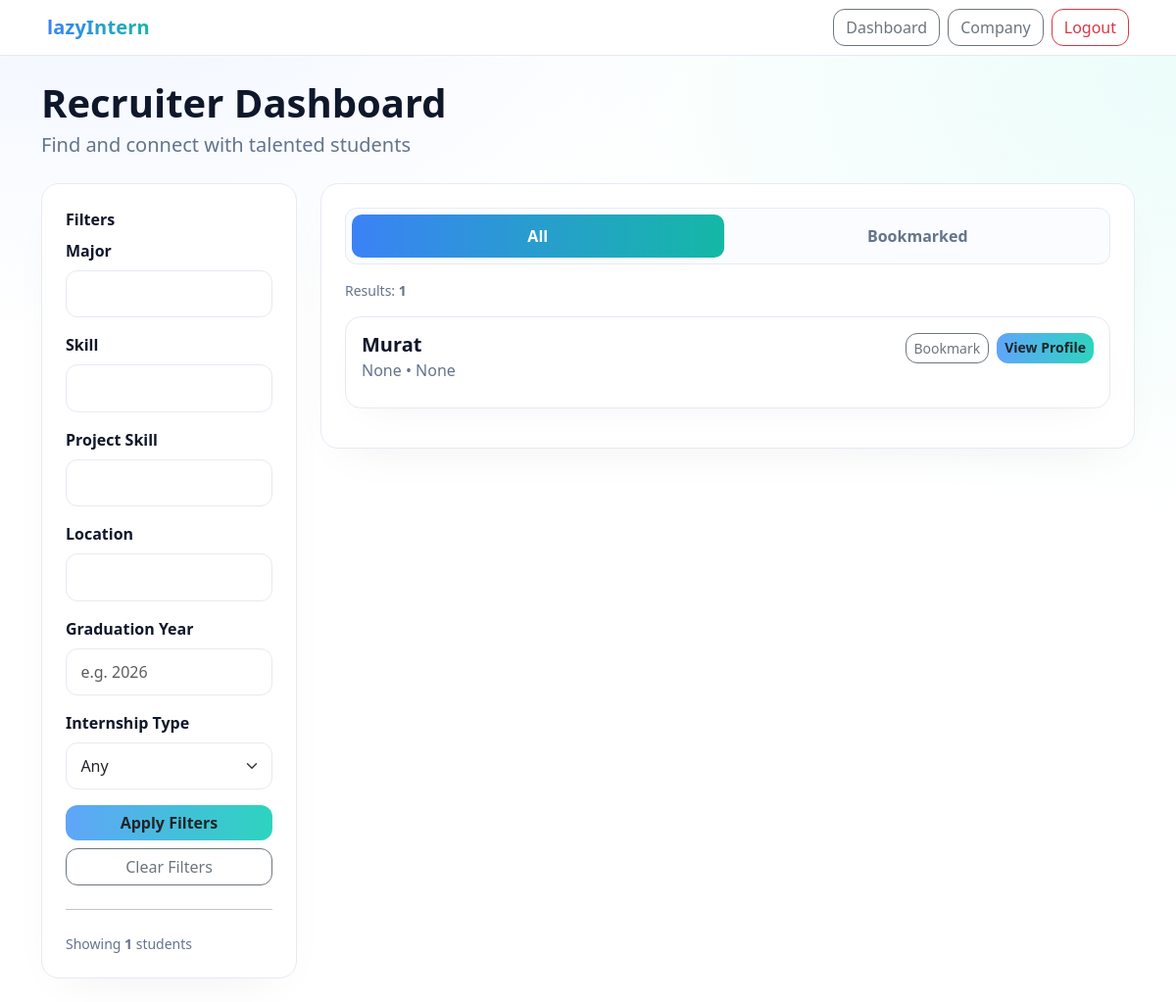
/profiles/company/beyzanurd/ (signed in), run on the app's committed database.
### profiles/models.py (models this page shows, shortened)
class Profile(models.Model):
    user = models.OneToOneField(User, on_delete=models.CASCADE, related_name="profile")
    university = models.CharField(max_length=255, blank=True, null=True)
    major = models.CharField(max_length=255, blank=True, null=True)
    graduation_year = models.IntegerField(null=True, blank=True)
    location = models.CharField(max_length=255, blank=True, null=True)
    bio = models.TextField(blank=True, null=True)
    github = models.URLField(blank=True, null=True)
    linkedin = models.URLField(blank=True, null=True)
    website = models.URLField(blank=True, null=True)
    legacy_website = models.URLField(blank=True, null=True)
    internship_type = models.CharField(max_length=50, blank=True, null=True)
    preferred_locations = models.CharField(max_length=255, blank=True, null=True)
    open_to_relocate = models.BooleanField(default=False)
    skills = models.ManyToManyField(Skill, blank=True, related_name="profiles")
    profile_views = models.PositiveIntegerField(default=0)
    class Meta:
        ordering = ["user__username"]

### profiles/views.py (the view, shortened to what this page needs)
# urls.py: path('company/<slug:slug>/', views.company_profile, name='company_profile'),
@login_required
def company_profile(request, slug):
    company = get_object_or_404(Company, slug=slug)
    ensure_company_slug(company)
    company_form = CompanyForm(instance=company)
    position_form = PositionForm()
    tab = request.GET.get("tab", "all")
    major = (request.GET.get("major") or "").strip()
    skill = (request.GET.get("skill") or "").strip()
    project_skill = (request.GET.get("project_skill") or "").strip()
    location = (request.GET.get("location") or "").strip()
    graduation_year = (request.GET.get("graduation_year") or "").strip()
    internship_type = (request.GET.get("internship_type") or "").strip()
    base_students = (
        Profile.objects.select_related("user")
        .prefetch_related("skills", "projects")
        .filter(user__company__isnull=True)
        .exclude(user=getattr(company, "user", None))
    )
    students_qs = base_students
    if major:
        students_qs = students_qs.filter(major__icontains=major)
    if location:
        students_qs = students_qs.filter(location__icontains=location)
    if graduation_year:
        students_qs = students_qs.filter(graduation_year=graduation_year)
    if internship_type:
        students_qs = students_qs.filter(internship_type__iexact=internship_type)
    if skill:
        students_qs = students_qs.filter(skills__name__icontains=skill).distinct()
    if project_skill:
        students_qs = students_qs.filter(projects__technologies__icontains=project_skill).distinct()
    filtered_students = students_qs
    filtered_count = filtered_students.count()
    total_count = base_students.count()
    bookmarked_students = company.bookmarked_students.select_related("user").prefetch_related("skills").all()
    bookmarked_ids = set(bookmarked_students.values_list("id", flat=True))
    context = {
        "company": company,
        "profile_views": 0,
        "open_positions_count": company.positions.count(),
        "applicants_count": 0,
        "completion_percent": calculate_company_completion(company),
        "company_form": company_form,
        "position_form": position_form,
        "students": filtered_students,
        "filtered_students": filtered_students,
        "bookmarked_students": bookmarked_students,
        "bookmarked_ids": bookmarked_ids,
        "active_tab": tab,
        "filtered_count": filtered_count,
        "total_count": total_count,
    }
    return render(request, "profiles/company_profile.html", context)

### profiles/forms.py
class CompanyForm(forms.ModelForm):
    class Meta:
        model = Company
        fields = ['name', 'industry', 'location', 'website', 'about', 'linkedin', 'twitter', 'facebook']
        widgets = {
            'about': forms.Textarea(attrs={'rows': 4}),
        }

class PositionForm(forms.ModelForm):
    class Meta:
        model = Position
        fields = ['title', 'description', 'link']

### profiles/views.py (called while the page is built)
def calculate_company_completion(company: Company) -> int:
    percent = 0
    if getattr(company, "about", None):
        percent += 30
    if getattr(company, "location", None):
        percent += 30
    if hasattr(company, "positions") and company.positions.exists():
        percent += 40
    return percent

def ensure_company_slug(company: Company) -> None:
    if not company.slug:
        base = slugify(company.name or f"company-{company.pk}") or f"company-{company.pk}"
        slug = base
        i = 2
        while Company.objects.filter(slug=slug).exclude(pk=company.pk).exists():
            slug = f"{base}-{i}"
            i += 1
        company.slug = slug
        company.save(update_fields=["slug"])

### profiles/templates/profiles/company_profile.html (shortened to what this page needs)
{% load static %}
<!DOCTYPE html>
<html lang="en">
<head>
  <link href="https://cdn.jsdelivr.net/npm/bootstrap@5.3.0/dist/css/bootstrap.min.css" rel="stylesheet"/>
</head>
<body>
<nav class="navbar navbar-light justify-content-between px-4 px-md-5">
  <a class="navbar-brand">lazyIntern</a>
  <div class="d-flex gap-2">
    <a href="{% url 'profile_redirect' %}" class="btn btn-outline-secondary">Dashboard</a>
    <button class="btn btn-outline-secondary" type="button"
            data-bs-toggle="offcanvas" data-bs-target="#companyOffcanvas"
            aria-controls="companyOffcanvas">
      Company
    </button>
    <a href="{% url 'logout' %}" class="btn btn-outline-danger">Logout</a>
  </div>
</nav>
<div class="container py-4">
  <div class="mb-4 page-head">
    <h1 class="fw-bold display-6 mb-1">Recruiter Dashboard</h1>
    <p class="fs-5">Find and connect with talented students</p>
  </div>
  <div class="row g-4">
    <div class="col-lg-3">
      <div class="card-soft p-4">
        <div class="filter-title">Filters</div>
        <form method="get">
          <div class="mb-3">
            <label class="form-label">Major</label>
            <input type="text" class="form-control" name="major" value="{{ request.GET.major|default:'' }}">
          </div>
          <div class="mb-3">
            <label class="form-label">Skill</label>
            <input type="text" class="form-control" name="skill" value="{{ request.GET.skill|default:'' }}">
          </div>
          <div class="mb-3">
            <label class="form-label">Project Skill</label>
            <input type="text" class="form-control" name="project_skill" value="{{ request.GET.project_skill|default:'' }}">
          </div>
          <div class="mb-3">
            <label class="form-label">Location</label>
            <input type="text" class="form-control" name="location" value="{{ request.GET.location|default:'' }}">
          </div>
          <div class="mb-3">
            <label class="form-label">Graduation Year</label>
            <input type="text" class="form-control" name="graduation_year" value="{{ request.GET.graduation_year|default:'' }}" placeholder="e.g. 2026">
          </div>
          <div class="mb-3">
            <label class="form-label">Internship Type</label>
            <select class="form-select" name="internship_type">
              <option value="">Any</option>
            </select>
          </div>
          <div class="d-grid gap-2">
            <button class="btn btn-grad" type="submit">Apply Filters</button>
            <a href="." class="btn btn-outline-secondary">Clear Filters</a>
          </div>
        </form>
        <hr class="my-4">
        <div class="small muted">
          Showing <strong>{{ students|length }}</strong> students
        </div>
      </div>
    </div>
    <div class="col-lg-9">
      <div class="card-soft p-4">
        <div class="tab-switch mb-3">
          {% with tab=request.GET.tab|default:'all' %}
            <button class="tab-btn {% if tab == 'all' %}active{% endif %}" onclick="switchTab('all')" type="button">All</button>
            <button class="tab-btn {% if tab == 'bookmarked' %}active{% endif %}" onclick="switchTab('bookmarked')" type="button">Bookmarked</button>
          {% endwith %}
        </div>
        <div class="list-head">
          <div class="muted small">
            {% if request.GET.tab == 'bookmarked' %}
              Bookmarked: <strong>{{ bookmarked_students|length }}</strong>
            {% else %}
              Results: <strong>{{ students|length }}</strong>
            {% endif %}
          </div>
        </div>
        <div id="tab-all" class="{% if request.GET.tab and request.GET.tab != 'all' %}d-none{% endif %}">
          {% for s in students %}
            <div class="student-card mb-3">
              <div class="d-flex justify-content-between align-items-start flex-wrap gap-2">
                <div>
                  <h5 class="student-name">
                    {% if s.user.get_full_name %}{{ s.user.get_full_name }}{% else %}{{ s.user.username }}{% endif %}
                  </h5>
                  <div class="student-meta">
                    {{ s.major }} • {{ s.location }}{% if s.graduation_year %} • {{ s.graduation_year }}{% endif %}
                  </div>
                </div>
                <div class="d-flex gap-2">
                  <form method="post" action="{% url 'toggle_bookmark' s.id %}" class="d-inline">
                    <button type="submit" class="btn btn-outline-secondary btn-sm">
                      {% if bookmarked_ids and s.id in bookmarked_ids %}
                        Unbookmark
                      {% else %}
                        Bookmark
                      {% endif %}
                    </button>
                  </form>
                  <a href="{% url 'student_profile_view' s.user.id %}" class="btn btn-grad btn-sm">
                    View Profile
                  </a>
                </div>
              </div>
            </div>
          {% empty %}
            <div class="muted">No students found.</div>
          {% endfor %}
        </div>
      </div>
    </div>
  </div>
</div>
</body>
</html>

### profiles/templates/profiles/company_profile.html (style rules this page uses)
:root { --text:#0f172a; --muted:#64748b; --bg:#ffffff; --blue-50:#eef4ff; --teal-50:#ecfdfa; --blue-400:#60a5fa; --blue-500:#3b82f6; --teal-400:#2dd4bf; --teal-500:#14b8a6; --border:#e6eaf2; --ring:rgba(16,24,40,.08); --success:#10b981; --danger:#ef4444; }
html,body { height:100%; }
body { font-family: ui-sans-serif, system-ui, -apple-system, "Segoe UI", Roboto, "Helvetica Neue", Arial; color:var(--text); background: radial-gradient(1100px 750px at 8% -10%, var(--blue-50) 0%, transparent 60%), radial-gradient(1100px 750px at 100% 8%, var(--teal-50) 0%, transparent 60%), var(--bg); }
.navbar { border-bottom:1px solid var(--border); background:#fff!important; }
.navbar-brand { font-weight:900; letter-spacing:.2px; background:linear-gradient(90deg, var(--blue-500), var(--teal-500)); -webkit-background-clip:text; background-clip:text; color:transparent; }
.btn-grad { background:linear-gradient(90deg, var(--blue-400), var(--teal-400)); border:0; font-weight:800; border-radius:12px; box-shadow:0 12px 34px -18px var(--ring); }
.btn-outline-secondary,.btn-outline-danger { border-radius:12px; }
.page-head p { color:var(--muted); }
.card-soft { border:1px solid var(--border); border-radius:18px; background:#fff; box-shadow:0 18px 48px -24px var(--ring); }
.filter-title { font-weight:900; margin-bottom:8px; }
.form-label { font-weight:700; }
.form-control,.form-select { border-radius:12px; border:1px solid var(--border); padding:.7rem .9rem; }
.tab-switch { display:flex; gap:8px; background:#fafcff; border:1px solid var(--border); border-radius:12px; padding:6px; }
.tab-btn { flex:1; border:none; background:transparent; padding:10px 12px; border-radius:10px; font-weight:800; color:var(--muted); }
.tab-btn.active { color:#fff; background:linear-gradient(90deg, var(--blue-500), var(--teal-500)); box-shadow:0 12px 36px -20px var(--ring); }
.student-card { border:1px solid var(--border); border-radius:16px; padding:16px; background:#fff; box-shadow:0 14px 42px -22px var(--ring); }
.student-name { font-weight:900; margin:0; }
.student-meta { color:var(--muted); margin:2px 0 10px; }
.list-head { display:flex; align-items:center; justify-content:space-between; margin:12px 0 16px; }
.muted { color:var(--muted); }

### data on the page
Profile: user.username "Murat", major "None", location "None"

### other printed values
{{ students|length }} "1"
